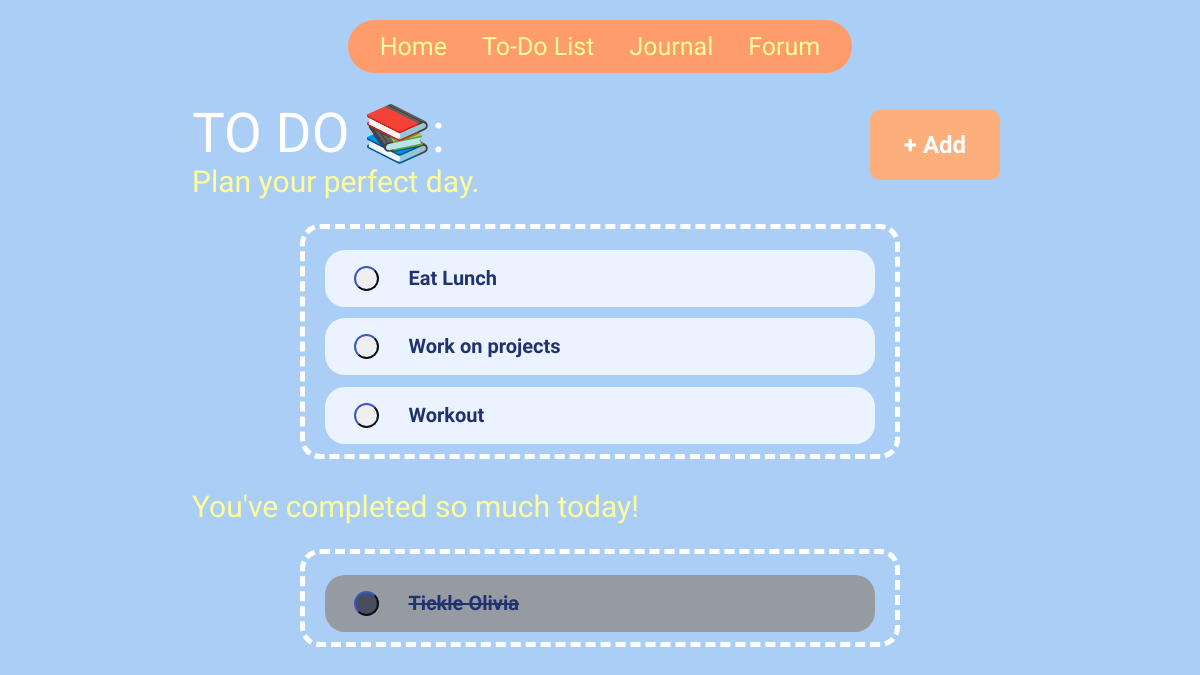
/todo/1, run on the app's committed database.
### perfectDay/models.py (models this page shows)
class todotask(models.Model):
    authorid = models.SmallIntegerField()
    text= models.CharField()
    done = models.BooleanField(default=False)
    due = models.DateTimeField()

### perfectDay/views.py (the view, shortened to what this page needs)
# urls.py: path('todo/<int:userID>', views.todo, name='todo'),
def todo(request, userID):
    Todotasks= todotask.objects.filter(authorid = userID, done = False)
    done= todotask.objects.filter(authorid = userID, done = True)
    data = {"ID": userID,
            "tasks": Todotasks,
             "done": done }
    template = loader.get_template('todo.html')
    return HttpResponse(template.render(request= request,context= data))

### perfectDay/templates/todo.html (shortened to what this page needs)
<!DOCTYPE html>
<html lang="en">
{% load static %}
<head>
    <link rel="stylesheet" href="{% static 'css/todo.css' %}">
</head>
<body>
  {% include 'nav.html' %}
  <div class="heading">
    <h1>TO DO 📚: </h1>
    <h3>Plan your perfect day. </h3>
  </div>
  <button class= addBtn id = addBtn name = addBtn>+ Add</button>
  <div class="main-container" id= "todo-container">
    {% for task in tasks %}
      {% if not task.done %}
      <div class="taskBox">
        <form  method="POST" style="display: flex; flex-direction: row;">
          <button type= "submit" class = doneToggle id ="{{task.id}}" name ="taskMarked" value ="{{task.id}}" > </button>
          <p>{{task.text}}</p>
        </form>
      </div>
      {% endif %}
    {% empty %}
      <p>Nothing here yet!</p>
    {% endfor %}
  </div>
  <h3 style="margin-left: 16%; margin-top: 30px;">You've completed so much today!</h3>
  <div class="main-container" id= "todo-container">
    {% for task in done %}
      {% if task.done %}
      <div class="untaskBox">
        <form  method="POST" style="display: flex; flex-direction: row;">
          <button type= "submit" class = unToggle id ="{{task.id}}" name ="unsubmit" value ="{{task.id}}" > </button>
          <p style="text-decoration: line-through;">{{task.text}}</p>
        </form>
      </div>
      {% endif %}
    {% empty %}
      <p>Nothing here yet!</p>
    {% endfor %}
  </div>
</body>

### perfectDay/static/css/todo.css (style rules this page uses)
* { margin: 0; padding: 0; box-sizing: border-box; }
:root { --Background-Color: #76afc8; --Yellow-Color: #fffd9a; --Blue-Text-Color: #192550; --Outline-Color: #faa9e6; --Orange-Color: #fcae7b; --Peach-Color: #FFDE96; --Coral-Color: #FA855A; --Teal-Color: rgb(12, 0, 99); --Light-Blue-Color: #d4dfee; --White: #ffffff; --Light-Coral: #f1ebe8; }
body { background-color: rgb(171, 206, 247); overflow-x: hidden; overflow-y: auto; position: relative; }
h1 { color: white; font-family: "Bungee", sans-serif; font-weight: 200; font-size:55px; font-style: normal; margin: 0; line-height: 1.1; }
h3 { color: var(--Yellow-Color); font-family: "Mouse Memoirs", sans-serif; font-optical-sizing: auto; font-weight: 200; font-size: 30px; }
p { color: var(--Blue-Text-Color); font-family: "Comfortaa", sans-serif; font-weight: 500; font-optical-sizing: auto; font-weight: 1000; font-size: 20px; }
.heading { margin-left: 16%; margin-top: 10px; display: flex; flex-direction: column; }
.addBtn { position:absolute; top: 110px; right: 200px; width: 130px; height: 70px; background: var(--Orange-Color); border: var(--Orange-Color); border-radius: 10px; color: white; font-family: 'Comfortaa', sans-serif; font-weight: 600; font-size: 24px; cursor: pointer; transition: background 0.2s; }
.main-container { position: relative; width: 600px; height: auto; background: transparent; border: 5px dashed white; border-radius: 20px; padding: 10px; margin: auto; margin-top: 25px; display: flex; flex-direction: column; align-items: center; justify-items: center; }
.taskBox { position: relative; width: 550px; height: 40px; background: var(--Light-Blue-Color); border-radius: 20px; padding: 5%; margin: auto; margin-top: 2%; align-items: center; justify-items: center; display: flex; flex-direction: row; }
.doneToggle { border-color: var(--Blue-Text-Color); border-radius: 100%; width: 25px; height: 25px; margin-right: 30px }
.untaskBox { position: relative; width: 550px; height: 40px; background: #969ba1; border-radius: 20px; padding: 5%; margin: auto; margin-top: 2%; align-items: center; justify-items: center; display: flex; flex-direction: row; }
.unToggle { border-color: var(--Blue-Text-Color); background-color: #484d5e ; border-radius: 100%; width: 25px; height: 25px; margin-right: 30px }

### perfectDay/static/css/nav.css (style rules this page uses)
:root { --Background-Color: #76afc8; --Yellow-Color: #fffd9a; --Blue-Text-Color: #213270; --Nav-Color: #ff9864; --Nav-Color: #ff9c6b; --Orange-Color: #fcae7b; --Peach-Color: #FFDE96; --Coral-Color: #FA855A; --Teal-Color: #578088; --Light-Blue-Color: #eaf3ff; --White: #ffffff; }

### data on the page
todotask: {{ task.id }} 1 (drawn), text "Eat Lunch"
todotask: {{ task.id }} 2 (drawn), text "Work on projects"
todotask: {{ task.id }} 18 (drawn), text "Workout"
todotask: {{ task.id }} 4 (drawn), text "Tickle Olivia"
